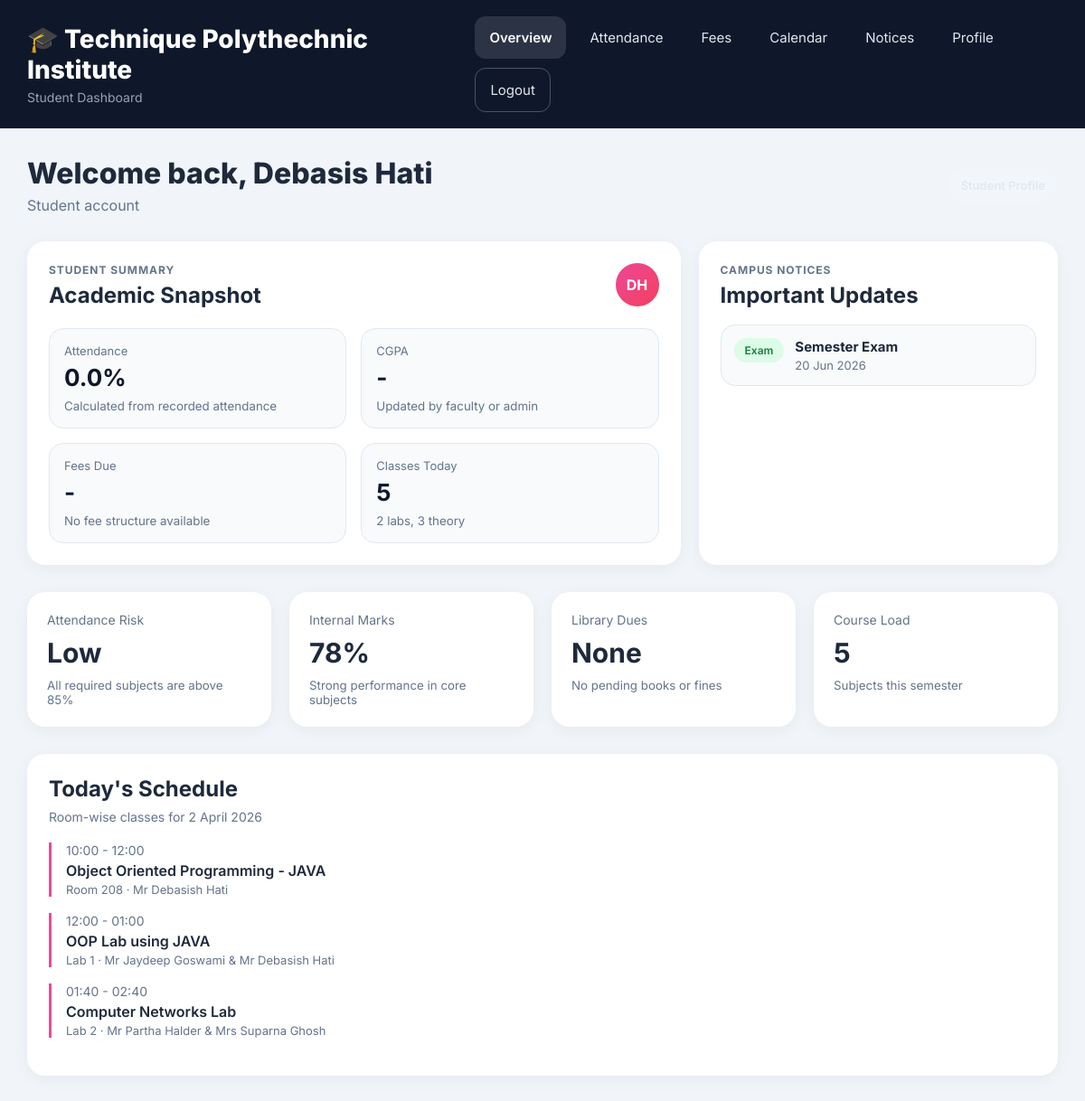
Page /students/dashboard/ (signed in) on the committed database.
### apps/students/models.py (models this page shows, shortened)
class AcademicCalendarEvent(models.Model):
	EVENT_TYPE_CHOICES = [
		('Event', 'Event'),
		('Holiday', 'Holiday'),
		('Exam', 'Exam'),
		('Notice', 'Notice'),
		('Meeting', 'Meeting'),
	]
	VISIBILITY_CHOICES = [
		('ALL', 'All Users'),
		('FACULTY_ADMIN', 'Faculty and Admin Only'),
	]
	title = models.CharField(max_length=200)
	event_date = models.DateField()
	event_type = models.CharField(max_length=20, choices=EVENT_TYPE_CHOICES, default='Event')
	description = models.TextField(blank=True)
	venue = models.CharField(max_length=200, blank=True)
	visibility = models.CharField(max_length=20, choices=VISIBILITY_CHOICES, default='ALL')
	posted_by = models.ForeignKey(User, on_delete=models.SET_NULL, null=True, blank=True, related_name='posted_academic_events')
	is_active = models.BooleanField(default=True)
	created_at = models.DateTimeField(auto_now_add=True)
	class Meta:
		ordering = ['event_date', 'title']

### apps/students/views.py (the view, shortened to what this page needs)
# urls.py: path('dashboard/', views.student_dashboard, name='dashboard'),
@login_required
def student_dashboard(request):
	profile = getattr(request.user, 'student_profile', None)
	display_name = request.user.get_full_name().strip() or request.user.username
	name_parts = [part[0].upper() for part in display_name.split() if part]
	avatar_text = ''.join(name_parts[:2]) if name_parts else display_name[:2].upper()
	today = date.today()
	selected_month_value = request.GET.get('month', '').strip()
	selected_year = today.year
	selected_month_number = today.month
	selected_month = f'{selected_year:04d}-{selected_month_number:02d}'
	selected_month_label = date(selected_year, selected_month_number, 1).strftime('%B %Y')
	calendar_weekdays = ['Mon', 'Tue', 'Wed', 'Thu', 'Fri', 'Sat', 'Sun']
	month_first_weekday, month_total_days = pycalendar.monthrange(selected_year, selected_month_number)
	month_events_qs = AcademicCalendarEvent.objects.filter(
		is_active=True,
		visibility='ALL',
		event_date__year=selected_year,
		event_date__month=selected_month_number,
	).exclude(
		event_type='Meeting',
	).order_by('event_date', 'title')
	upcoming_events_qs = AcademicCalendarEvent.objects.filter(
		is_active=True,
		visibility='ALL',
		event_date__gte=today,
	).exclude(
		event_type='Meeting',
	).order_by('event_date', 'title')
	event_badge_map = {
		'Event': 'blue',
		'Holiday': 'pink',
		'Exam': 'green',
		'Notice': 'yellow',
	}
	month_event_dates = set(month_events_qs.values_list('event_date', flat=True))
	calendar_cells = []
	for _ in range(month_first_weekday):
		calendar_cells.append({'is_empty': True, 'day_number': '', 'is_today': False, 'has_event': False})
	for day_number in range(1, month_total_days + 1):
		cell_date = date(selected_year, selected_month_number, day_number)
		calendar_cells.append({
			'is_empty': False,
			'day_number': day_number,
			'is_today': cell_date == today,
			'has_event': cell_date in month_event_dates,
		})
	while len(calendar_cells) % 7 != 0:
		calendar_cells.append({'is_empty': True, 'day_number': '', 'is_today': False, 'has_event': False})
	calendar_upcoming_dates = [
		{
			'title': item.title,
			'event_type': item.event_type,
			'event_date': item.event_date,
			'description': item.description,
		}
		for item in upcoming_events_qs[:4]
	]
	calendar_month_events = [
		{
			'title': item.title,
			'event_type': item.event_type,
			'badge_class': event_badge_map.get(item.event_type, 'blue'),
			'event_date': item.event_date,
			'description': item.description,
			'venue': item.venue,
		}
		for item in month_events_qs
	]
	attendance_overall_percentage = 0.0
	attendance_total_classes = 0
	attendance_present_classes = 0
	attendance_absent_classes = 0
	monthly_overall_percentage = 0.0
	monthly_total_classes = 0
	monthly_present_classes = 0
	monthly_absent_classes = 0
	attendance_monthly_rows = []
	fee_current_structure = None
	fee_structures = []
	fee_payment_rows = []
	fee_receipts = []
	fee_recent_payment = None
	assignment_rows = []
	fee_summary = {
		'current_semester_label': '-',
		'current_fee': 0,
		'current_pending_balance': 0,
		'paid_total': 0,
		'pending_balance': 0,
		'clearance_percentage': 0.0,
		'annual_total': 0,
		'payment_mode': '-',
		'due_date': None,
		'current_due_message': 'No fee structure available.',
		'paid_semesters': 0,
		'total_semesters': 0,
	}
	return render(request, 'student_dashboard.html', {
		'profile': profile,
		'display_name': display_name,
		'avatar_text': avatar_text,
		'overall_gpa': profile.overall_gpa if profile else None,
		'selected_month': selected_month,
		'selected_month_label': selected_month_label,
		'attendance_overall_percentage': attendance_overall_percentage,
		'attendance_total_classes': attendance_total_classes,
		'attendance_present_classes': attendance_present_classes,
		'attendance_absent_classes': attendance_absent_classes,
		'monthly_overall_percentage': monthly_overall_percentage,
		'monthly_total_classes': monthly_total_classes,
		'monthly_present_classes': monthly_present_classes,
		'monthly_absent_classes': monthly_absent_classes,
		'attendance_monthly_rows': attendance_monthly_rows,
		'fee_current_structure': fee_current_structure,
		'fee_structures': fee_structures,
		'fee_payment_rows': fee_payment_rows,
		'fee_receipts': fee_receipts,
		'fee_recent_payment': fee_recent_payment,
		'fee_summary': fee_summary,
		'calendar_weekdays': calendar_weekdays,
		'calendar_cells': calendar_cells,
		'calendar_upcoming_dates': calendar_upcoming_dates,
		'calendar_month_events': calendar_month_events,
		'assignment_rows': assignment_rows,
	})

### templates/student_dashboard.html (shortened to what this page needs)
<!DOCTYPE html>
<html lang="en">
<head>
  {% load static %}
  <link rel="stylesheet" href="{% static 'css/student_dashboard.css' %}">
</head>
<body>
  <main style="display: contents;">
  <div class="dashboard">
    <header class="navbar">
      <div class="logo">
        <h1>🎓 Technique Polythechnic Institute</h1>
        <p>Student Dashboard</p>
      </div>
      <nav class="nav-links" id="primary-navigation">
        <a href="#overview" class="active">Overview</a>
        <a href="#attendance">Attendance</a>
        <a href="#payments">Fees</a>
        <a href="#calendar">Calendar</a>
        <a href="#events">Notices</a>
        <a href="#profile">Profile</a>
        <form action="{% url 'students:logout' %}" method="post" class="nav-logout-form">
          <button type="submit" class="nav-logout-btn">Logout</button>
        </form>
      </nav>
    </header>
    <div class="main">
      <section class="page-section" id="overview">
        <div class="topbar">
          <div>
            <h2>Welcome back, {{ display_name }}</h2>
            <p>
              {% if profile %}
                {{ profile.get_course_display }}, Semester {{ profile.semester }}
              {% else %}
                Student account
              {% endif %}
            </p>
          </div>
          <div class="student-chip">
          </div>
        </div>
        <div class="hero-grid">
          <div class="hero-card primary-card">
            <div class="hero-card-head">
              <div>
                <p class="eyebrow">Student Summary</p>
                <h3>Academic Snapshot</h3>
              </div>
              <div class="avatar">
                {% if profile and profile.profile_photo %}
                  <img src="{{ profile.profile_photo.url }}" alt="{{ display_name }} profile photo" class="avatar-image">
                {% else %}
                  {{ avatar_text }}
                {% endif %}
              </div>
            </div>
            <div class="metric-grid">
              <div class="metric">
                <span>Attendance</span>
                <strong>{{ attendance_overall_percentage }}%</strong>
                <small>Calculated from recorded attendance</small>
              </div>
              <div class="metric">
                <span>CGPA</span>
                <strong>{% if profile and profile.overall_gpa is not None %}{{ profile.overall_gpa }}{% else %}-{% endif %}</strong>
                <small>Updated by faculty or admin</small>
              </div>
              <div class="metric">
                <span>Fees Due</span>
                <strong>{% if fee_current_structure %}₹{{ fee_summary.current_pending_balance|floatformat:0 }}{% else %}-{% endif %}</strong>
                <small>{% if fee_summary.due_date %}Due by {{ fee_summary.due_date|date:'j F' }}{% else %}No fee structure available{% endif %}</small>
              </div>
              <div class="metric">
                <span>Classes Today</span>
                <strong>5</strong>
                <small>2 labs, 3 theory</small>
              </div>
            </div>
          </div>
          <div class="hero-card notice-card">
            <p class="eyebrow">Campus Notices</p>
            <h3>Important Updates</h3>
            <div class="notice-list">
              {% for event in calendar_upcoming_dates %}
              <div class="notice-item">
                <span class="badge {% if event.event_type == 'Exam' %}green{% elif event.event_type == 'Notice' %}blue{% elif event.event_type == 'Holiday' %}pink{% else %}yellow{% endif %}">{{ event.event_type }}</span>
                <div>
                  <strong>{{ event.title }}</strong>
                  <p>{{ event.event_date|date:'j M Y' }}</p>
                </div>
              </div>
              {% endfor %}
            </div>
          </div>
        </div>
        <div class="cards">
          <div class="card">
            <p>Attendance Risk</p>
            <h3>Low</h3>
            <small>All required subjects are above 85%</small>
          </div>
          <div class="card">
            <p>Internal Marks</p>
            <h3>78%</h3>
            <small>Strong performance in core subjects</small>
          </div>
          <div class="card">
            <p>Library Dues</p>
            <h3>None</h3>
            <small>No pending books or fines</small>
          </div>
          <div class="card">
            <p>Course Load</p>
            <h3>5</h3>
            <small>Subjects this semester</small>
          </div>
        </div>
        <div class="section-box">
          <h3>Today's Schedule</h3>
          <p class="sub">Room-wise classes for 2 April 2026</p>
          <div class="schedule-item">
            <div class="time">10:00 - 12:00</div>
            <div class="title">Object Oriented Programming - JAVA</div>
            <div class="teacher">Room 208 · Mr Debasish Hati</div>
          </div>
          <div class="schedule-item">
            <div class="time">12:00 - 01:00</div>
            <div class="title">OOP Lab using JAVA</div>
            <div class="teacher">Lab 1 · Mr Jaydeep Goswami & Mr Debasish Hati</div>
          </div>
          <div class="schedule-item">
            <div class="time">01:40 - 02:40</div>
            <div class="title">Computer Networks Lab</div>
            <div class="teacher">Lab 2 · Mr Partha Halder & Mrs Suparna Ghosh</div>
          </div>
        </div>
      </section>
    </div>
  </div>
  </main>
</body>
</html>

### static/css/student_dashboard.css (style rules this page uses)
* { margin: 0; padding: 0; box-sizing: border-box; font-family: 'Inter', sans-serif; }
body { background: #f1f5f9; color: #1e293b; overflow-x: hidden; }
.student-chip { padding: 10px 14px; border-radius: 999px; background: rgba(255, 255, 255, 0.08); color: #e2e8f0; font-size: 13px; font-weight: 600; }
.hero-grid { display: grid; grid-template-columns: 2fr 1.1fr; gap: 20px; margin-bottom: 30px; }
.hero-card { background: white; padding: 24px; border-radius: 20px; box-shadow: 0 4px 18px rgba(15, 23, 42, 0.05); }
.hero-card-head { display: flex; align-items: flex-start; justify-content: space-between; gap: 16px; margin-bottom: 22px; }
.eyebrow { color: #64748b; font-size: 12px; font-weight: 700; text-transform: uppercase; letter-spacing: 0.08em; margin-bottom: 6px; }
.hero-card h3, .notice-card h3 { font-size: 24px; }
.metric-grid { display: grid; grid-template-columns: repeat(2, 1fr); gap: 16px; }
.metric { background: #f8fafc; border: 1px solid #e2e8f0; border-radius: 16px; padding: 16px; }
.metric span { display: block; color: #64748b; font-size: 13px; margin-bottom: 6px; }
.metric strong { display: block; font-size: 26px; color: #0f172a; }
.metric small { display: block; margin-top: 8px; color: #64748b; }
.notice-list { display: grid; gap: 14px; margin-top: 18px; }
.notice-item { display: flex; gap: 12px; align-items: flex-start; padding: 14px; border-radius: 16px; background: #f8fafc; border: 1px solid #e2e8f0; }
.notice-item strong { display: block; font-size: 15px; margin-bottom: 3px; }
.notice-item p { color: #64748b; font-size: 13px; }
.dashboard { display: flex; flex-direction: column; min-height: 100vh; }
.navbar { width: 100%; padding: 18px 30px; background: #0f172a; color: white; display: flex; align-items: center; gap: 24px; justify-content: space-between; }
.logo h1 { font-size: 28px; font-weight: 800; }
.logo p { font-size: 14px; color: #94a3b8; margin-top: 5px; }
.nav-links { display: flex; align-items: center; gap: 10px; flex-wrap: wrap; }
.nav-links a { text-decoration: none; color: #e2e8f0; padding: 14px 16px; border-radius: 12px; transition: 0.3s; font-size: 15px; }
.nav-links a:hover, .nav-links a.active { background: rgba(255,255,255,0.12); color: white; font-weight: 600; }
.nav-logout-form { margin: 0; }
.nav-logout-btn { border: 1px solid rgba(255, 255, 255, 0.26); background: transparent; color: #e2e8f0; border-radius: 12px; padding: 14px 16px; font-size: 15px; cursor: pointer; transition: 0.3s; }
.main { flex: 1; padding: 30px; min-width: 0; }
.page-section { display: none; scroll-margin-top: 96px; }
.page-section.active { display: block; }
.topbar { display: flex; justify-content: space-between; align-items: center; margin-bottom: 30px; }
.topbar h2 { font-size: 32px; font-weight: 800; }
.topbar p { color: #64748b; margin-top: 6px; }
.avatar { width: 48px; height: 48px; border-radius: 50%; background: linear-gradient(135deg, #ec4899, #f43f5e); color: white; display: flex; align-items: center; justify-content: center; font-weight: 700; }
.cards { display: grid; grid-template-columns: repeat(4, 1fr); gap: 20px; margin-bottom: 30px; }
.card { background: white; padding: 22px; border-radius: 20px; box-shadow: 0 4px 18px rgba(15, 23, 42, 0.05); }
.card p { color: #64748b; font-size: 14px; }
.card h3 { font-size: 30px; margin-top: 10px; }
.card small { display: block; margin-top: 10px; color: #64748b; }
.section-box { background: white; padding: 24px; border-radius: 20px; box-shadow: 0 4px 18px rgba(15, 23, 42, 0.05); margin-bottom: 25px; }
.section-box h3 { margin-bottom: 8px; font-size: 24px; }
.section-box p.sub { color: #64748b; font-size: 14px; margin-bottom: 20px; }
.schedule-item { border-left: 3px solid #ec4899; padding-left: 16px; margin-bottom: 18px; }
.schedule-item .time { font-size: 14px; color: #64748b; }
.schedule-item .title { font-weight: 600; margin-top: 4px; }
.schedule-item .teacher { font-size: 13px; color: #64748b; margin-top: 3px; }
.badge { padding: 6px 12px; border-radius: 999px; font-size: 12px; font-weight: 600; }
.badge.green { background: #dcfce7; color: #15803d; }

### rows in the picture
AcademicCalendarEvent: event_type "Exam", title "Semester Exam", event_date "20 Jun 2026"

### other values in the picture
{{ display_name }} "Debasis Hati"
{{ avatar_text }} "DH"
{{ attendance_overall_percentage }} "0.0"
